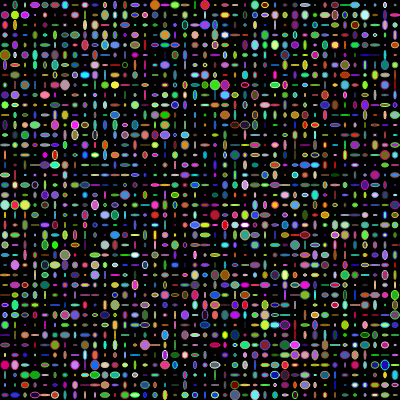
Frame 1 (no input)
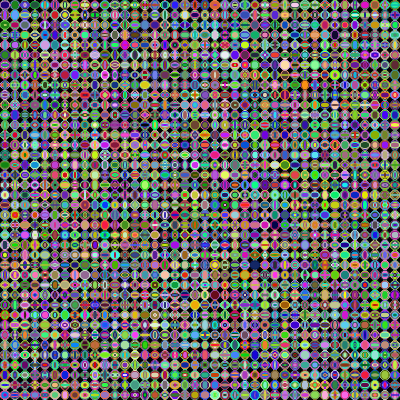
Frame 60 (no input)
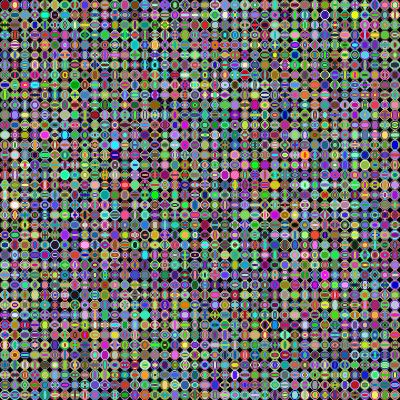
Frame 120 (the mouse pressed at the canvas centre since frame 60)

The p5.js sketch that drew these frames (run headless with seeded random() and noise() and a simulated clock; from frame 60 on, the mouse is pressed at the canvas centre):

// p5.js sketch
// ── sketch.js
function setup() { 
// createCanvas(windowWidth, windowHeight);
  createCanvas(400,400);
 background(0);
} 

function draw() { 
  // background(random(255),random(255),random(255));
  // ellipse(mouseX,mouseY,25,25);
for(x = 5; x < windowWidth; x = x + 10 ){
  for(y = 5; y < windowHeight; y = y + 10 ){
    stroke(random(255),random(255),random(255));
fill(random(255),random(255),random(255));
    ellipse(x, y, random(10) ,random(10));
  }
}
}
